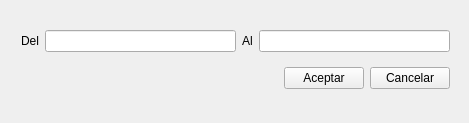
<ui version="4.0" >
 <class>ImprimirSobreClienteClass</class>
 <widget class="QWidget" name="ImprimirSobreClienteClass" >
  <property name="geometry" >
   <rect>
    <x>0</x>
    <y>0</y>
    <width>469</width>
    <height>123</height>
   </rect>
  </property>
  <property name="windowTitle" >
   <string>ImprimirSobreCliente</string>
  </property>
  <widget class="QWidget" name="gridLayout" >
   <property name="geometry" >
    <rect>
     <x>10</x>
     <y>10</y>
     <width>451</width>
     <height>101</height>
    </rect>
   </property>
   <layout class="QGridLayout" >
    <item row="0" column="2" >
     <widget class="QLabel" name="label" >
      <property name="text" >
       <string>Al</string>
      </property>
     </widget>
    </item>
    <item row="0" column="0" >
     <widget class="QLabel" name="label_2" >
      <property name="text" >
       <string>Del</string>
      </property>
     </widget>
    </item>
    <item row="0" column="1" >
     <widget class="QLineEdit" name="lineEdit" />
    </item>
    <item row="0" column="3" >
     <widget class="QLineEdit" name="lineEdit_2" />
    </item>
    <item row="1" column="0" colspan="4" >
     <layout class="QHBoxLayout" >
      <item>
       <spacer>
        <property name="orientation" >
         <enum>Qt::Horizontal</enum>
        </property>
        <property name="sizeHint" >
         <size>
          <width>40</width>
          <height>20</height>
         </size>
        </property>
       </spacer>
      </item>
      <item>
       <widget class="QPushButton" name="pushButton" >
        <property name="text" >
         <string>Aceptar</string>
        </property>
       </widget>
      </item>
      <item>
       <widget class="QPushButton" name="pushButton_2" >
        <property name="text" >
         <string>Cancelar</string>
        </property>
       </widget>
      </item>
     </layout>
    </item>
   </layout>
  </widget>
 </widget>
 <layoutdefault spacing="6" margin="11" />
 <resources/>
 <connections>
  <connection>
   <sender>pushButton_2</sender>
   <signal>clicked()</signal>
   <receiver>ImprimirSobreClienteClass</receiver>
   <slot>close()</slot>
   <hints>
    <hint type="sourcelabel" >
     <x>414</x>
     <y>82</y>
    </hint>
    <hint type="destinationlabel" >
     <x>462</x>
     <y>71</y>
    </hint>
   </hints>
  </connection>
 </connections>
</ui>
